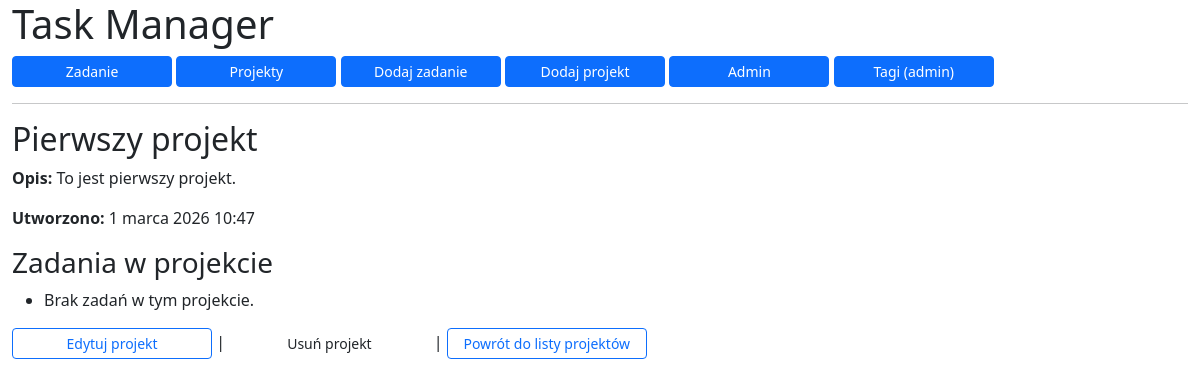
/project/1/, run on the app's committed database.
### app/models.py (models this page shows, shortened)
class Project(models.Model):
    name = models.CharField(max_length=150)
    description = models.TextField(blank=True)
    created_at = models.DateTimeField(auto_now_add=True)
    is_active = models.BooleanField(default=True)
    class Meta:
        ordering = ["name"]
        verbose_name = "project"
        verbose_name_plural = "projekty"

### app/views.py (the view)
# urls.py: path("project/<int:pk>/", ProjectDetailView.as_view(), name="project_detail"),
class ProjectDetailView(DetailView):
    model = Project
    context_object_name = "project"

### app/templates/app/project_detail.html
{% extends "base.html" %}
{% block content %}
<h2>{{ project.name }}</h2>
<p><strong>Opis:</strong> {{ project.description }}</p>
<p><strong>Utworzono:</strong> {{ project.created_at }}</p>
<h3>Zadania w projekcie</h3>
<ul>
    {% for task in project.tasks.all %}
        <li>
            <a href="{% url 'task_detail' task.pk %}" class="btn btn-outline-secondary btn-sm" style="width: 100ch;">
                {{ task.title }}
            </a>
        </li>
    {% empty %}
        <li>Brak zadań w tym projekcie.</li>
    {% endfor %}
</ul>
<p>
    <a href="{% url 'project_edit' project.pk %}" class="btn btn-outline-primary btn-sm" style="width: 25ch;">Edytuj projekt</a>
    |
    <a href="{% url 'project_delete' project.pk %}" class="btn btn-outline-primaey btn-sm" style="width: 25ch;">Usuń projekt</a>
    |
    <a href="{% url 'project_list' %}" class="btn btn-outline-primary btn-sm" style="width: 25ch;">Powrót do listy projektów</a>
</p>
{% endblock %}

### data on the page
Project: name "Pierwszy projekt", description "To jest pierwszy projekt.", created_at "1 marca 2026 10:47"
